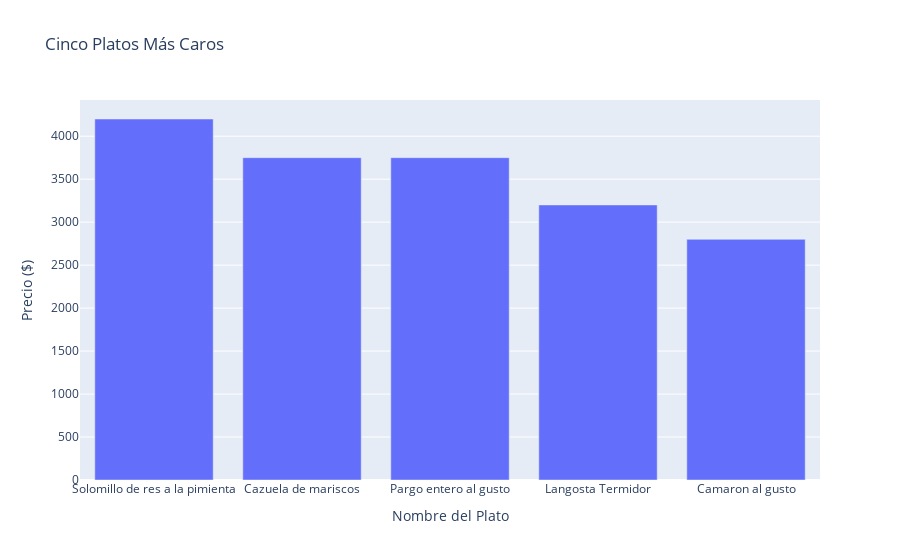

Source (notebook cell):
### Markdown cell above
Necesitaría saber cuales son los productos más caros que tendría que comprar para ir haciéndome una idea de cual tendría que ser la inversion en materia prima.

-Caridad: Hay alejandro ni que fueras bobo, aqui todos sabemos que los más caros son los marisco y la carne de res

Pero para que las cosas salgan bien todo conlleva una investigación.

### Code cell
def obtener_precio(plato):
    return plato["price"]

platos_principales = menu["mains"]
platos_principales_ordenados = sorted(platos_principales, key=obtener_precio, reverse=True)
cinco_platos_caros = platos_principales_ordenados[:5]

nombre = []
precio = []

for i in cinco_platos_caros:
    precio.append(i["price"])
for i in cinco_platos_caros:
    nombre.append(i["item_name"])
fig = px.bar(
    x=nombre, 
    y=precio, 
    title="Cinco Platos Más Caros", 
    labels={'x':'Nombre del Plato', 'y':'Precio ($)'})
fig.show()

### Figure 1 — Plotly figure (JSON) as saved in the notebook; plotly's stock layout.template omitted (floating-point values rounded to 4 significant figures)
{"data": [{"alignmentgroup": "True", "hovertemplate": "Nombre del Plato=%{x}<br>Precio ($)=%{y}<extra></extra>", "legendgroup": "", "marker": {"color": "#636efa", "pattern": {"shape": ""}}, "name": "", "offsetgroup": "", "orientation": "v", "showlegend": false, "textposition": "auto", "type": "bar", "x": ["Solomillo de res a la pimienta", "Cazuela de mariscos", "Pargo entero al gusto", "Langosta Termidor", "Camaron al gusto"], "xaxis": "x", "y": [4200, 3750, 3750, 3200, 2800], "yaxis": "y"}], "layout": {"barmode": "relative", "legend": {"tracegroupgap": 0}, "title": {"text": "Cinco Platos Más Caros"}, "xaxis": {"anchor": "y", "domain": [0, 1], "title": {"text": "Nombre del Plato"}}, "yaxis": {"anchor": "x", "domain": [0, 1], "title": {"text": "Precio ($)"}}}}
